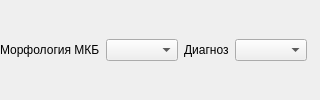
           <widget class="QWidget" name="pnlMainMKBWidgets" native="true">
            <layout class="QHBoxLayout" name="horizontalLayout_9">
             <property name="leftMargin">
              <number>0</number>
             </property>
             <property name="topMargin">
              <number>0</number>
             </property>
             <property name="rightMargin">
              <number>0</number>
             </property>
             <property name="bottomMargin">
              <number>0</number>
             </property>
             <item>
              <widget class="QWidget" name="pnlMKBWidgets" native="true">
               <property name="sizePolicy">
                <sizepolicy hsizetype="Preferred" vsizetype="Preferred">
                 <horstretch>0</horstretch>
                 <verstretch>0</verstretch>
                </sizepolicy>
               </property>
               <layout class="QHBoxLayout" name="horizontalLayout_8">
                <property name="leftMargin">
                 <number>0</number>
                </property>
                <property name="topMargin">
                 <number>0</number>
                </property>
                <property name="rightMargin">
                 <number>0</number>
                </property>
                <property name="bottomMargin">
                 <number>0</number>
                </property>
                <item>
                 <widget class="QLabel" name="lblMorphologyMKB">
                  <property name="sizePolicy">
                   <sizepolicy hsizetype="Maximum" vsizetype="Preferred">
                    <horstretch>0</horstretch>
                    <verstretch>0</verstretch>
                   </sizepolicy>
                  </property>
                  <property name="text">
                   <string>Морфология МКБ</string>
                  </property>
                 </widget>
                </item>
                <item>
                 <widget class="CICDMorphologyCodeEditEx" name="cmbMorphologyMKB">
                  <property name="sizePolicy">
                   <sizepolicy hsizetype="Expanding" vsizetype="Fixed">
                    <horstretch>0</horstretch>
                    <verstretch>0</verstretch>
                   </sizepolicy>
                  </property>
                  <property name="minimumSize">
                   <size>
                    <width>20</width>
                    <height>0</height>
                   </size>
                  </property>
                 </widget>
                </item>
               </layout>
              </widget>
             </item>
             <item>
              <widget class="QLabel" name="lblMKB">
               <property name="sizePolicy">
                <sizepolicy hsizetype="Preferred" vsizetype="Preferred">
                 <horstretch>0</horstretch>
                 <verstretch>0</verstretch>
                </sizepolicy>
               </property>
               <property name="text">
                <string>Диагноз</string>
               </property>
              </widget>
             </item>
             <item>
              <widget class="CICDCodeEditEx" name="cmbMKB">
               <property name="sizePolicy">
                <sizepolicy hsizetype="Maximum" vsizetype="Fixed">
                 <horstretch>0</horstretch>
                 <verstretch>0</verstretch>
                </sizepolicy>
               </property>
              </widget>
             </item>
             <item>
              <widget class="QLabel" name="lblMKBText">
               <property name="sizePolicy">
                <sizepolicy hsizetype="Expanding" vsizetype="Preferred">
                 <horstretch>0</horstretch>
                 <verstretch>0</verstretch>
                </sizepolicy>
               </property>
               <property name="frameShape">
                <enum>QFrame::NoFrame</enum>
               </property>
               <property name="text">
                <string/>
               </property>
               <property name="wordWrap">
                <bool>true</bool>
               </property>
               <property name="textInteractionFlags">
                <set>Qt::TextSelectableByMouse</set>
               </property>
              </widget>
             </item>
            </layout>
           </widget>
